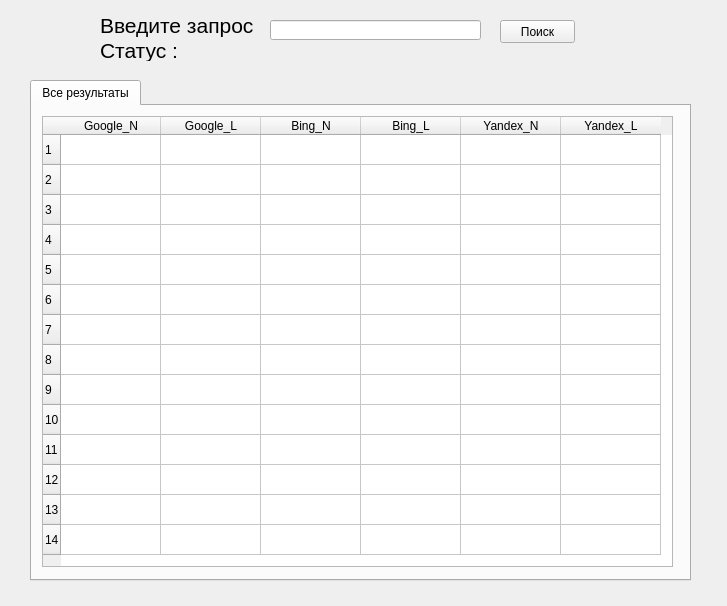
<?xml version="1.0" encoding="UTF-8"?>
<ui version="4.0">
 <class>Form</class>
 <widget class="QWidget" name="Form">
  <property name="geometry">
   <rect>
    <x>0</x>
    <y>0</y>
    <width>727</width>
    <height>606</height>
   </rect>
  </property>
  <property name="windowTitle">
   <string>Form</string>
  </property>
  <widget class="QPushButton" name="search">
   <property name="geometry">
    <rect>
     <x>500</x>
     <y>20</y>
     <width>75</width>
     <height>23</height>
    </rect>
   </property>
   <property name="text">
    <string>Поиск</string>
   </property>
  </widget>
  <widget class="QLabel" name="label">
   <property name="geometry">
    <rect>
     <x>100</x>
     <y>10</y>
     <width>171</width>
     <height>31</height>
    </rect>
   </property>
   <property name="font">
    <font>
     <pointsize>16</pointsize>
    </font>
   </property>
   <property name="text">
    <string>Введите запрос</string>
   </property>
  </widget>
  <widget class="QLineEdit" name="search_edt">
   <property name="geometry">
    <rect>
     <x>270</x>
     <y>20</y>
     <width>211</width>
     <height>20</height>
    </rect>
   </property>
   <property name="inputMethodHints">
    <set>Qt::ImhHiddenText</set>
   </property>
  </widget>
  <widget class="QTabWidget" name="tabWidget">
   <property name="geometry">
    <rect>
     <x>30</x>
     <y>80</y>
     <width>661</width>
     <height>501</height>
    </rect>
   </property>
   <property name="currentIndex">
    <number>0</number>
   </property>
   <widget class="QWidget" name="tab_2">
    <attribute name="title">
     <string>Все результаты</string>
    </attribute>
    <widget class="QTableWidget" name="res_table">
     <property name="enabled">
      <bool>true</bool>
     </property>
     <property name="geometry">
      <rect>
       <x>10</x>
       <y>10</y>
       <width>631</width>
       <height>451</height>
      </rect>
     </property>
     <property name="sizePolicy">
      <sizepolicy hsizetype="Fixed" vsizetype="Fixed">
       <horstretch>0</horstretch>
       <verstretch>0</verstretch>
      </sizepolicy>
     </property>
     <row>
      <property name="text">
       <string>1</string>
      </property>
     </row>
     <row>
      <property name="text">
       <string>2</string>
      </property>
     </row>
     <row>
      <property name="text">
       <string>3</string>
      </property>
     </row>
     <row>
      <property name="text">
       <string>4</string>
      </property>
     </row>
     <row>
      <property name="text">
       <string>5</string>
      </property>
     </row>
     <row>
      <property name="text">
       <string>6</string>
      </property>
     </row>
     <row>
      <property name="text">
       <string>7</string>
      </property>
     </row>
     <row>
      <property name="text">
       <string>8</string>
      </property>
     </row>
     <row>
      <property name="text">
       <string>9</string>
      </property>
     </row>
     <row>
      <property name="text">
       <string>10</string>
      </property>
     </row>
     <row>
      <property name="text">
       <string>11</string>
      </property>
     </row>
     <row>
      <property name="text">
       <string>12</string>
      </property>
     </row>
     <row>
      <property name="text">
       <string>13</string>
      </property>
     </row>
     <row>
      <property name="text">
       <string>14</string>
      </property>
     </row>
     <column>
      <property name="text">
       <string>Google_N</string>
      </property>
     </column>
     <column>
      <property name="text">
       <string>Google_L</string>
      </property>
     </column>
     <column>
      <property name="text">
       <string>Bing_N</string>
      </property>
     </column>
     <column>
      <property name="text">
       <string>Bing_L</string>
      </property>
     </column>
     <column>
      <property name="text">
       <string>Yandex_N</string>
      </property>
     </column>
     <column>
      <property name="text">
       <string>Yandex_L</string>
      </property>
     </column>
    </widget>
   </widget>
  </widget>
  <widget class="QLabel" name="label_status">
   <property name="geometry">
    <rect>
     <x>100</x>
     <y>40</y>
     <width>631</width>
     <height>21</height>
    </rect>
   </property>
   <property name="font">
    <font>
     <pointsize>16</pointsize>
    </font>
   </property>
   <property name="text">
    <string>Статус : </string>
   </property>
  </widget>
 </widget>
 <resources/>
 <connections/>
</ui>
